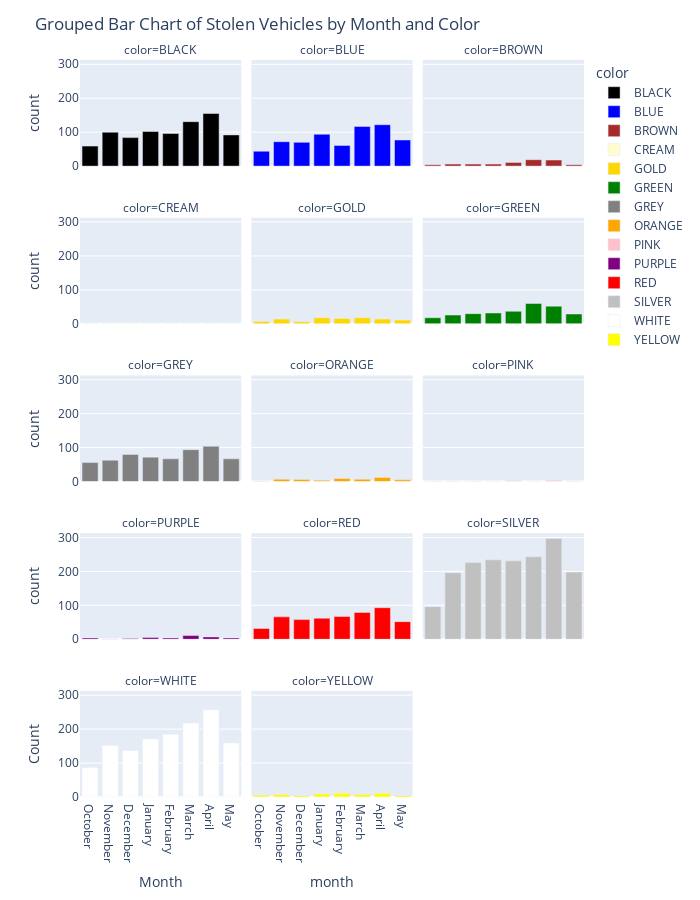

Write notebook code for a chart like this one.
### Code cell
# Group by month and color, and unstack the result
monthly_vehicle_color_counts = df5.groupby(['month', 'color']).size().unstack().reindex(month_order)

# Reset index to make 'month' and 'color' columns
monthly_vehicle_color_counts = monthly_vehicle_color_counts.reset_index()

# Melt the DataFrame to have 'month' as x-axis and 'color' as facet
monthly_vehicle_color_counts_melted = pd.melt(monthly_vehicle_color_counts, id_vars=['month'], var_name='color', value_name='count')

# Plot the grouped bar chart with color as facets
fig = px.bar(monthly_vehicle_color_counts_melted, x='month', y='count', color='color', facet_col='color',
             category_orders={'month': month_order}, facet_col_wrap=3,
             color_discrete_map=color_mapping)  # Map color names to colors

# Update layout
fig.update_layout(title='Grouped Bar Chart of Stolen Vehicles by Month and Color',
                  xaxis_title='Month',
                  yaxis_title='Count',
                  height=900,  # Adjust the height as needed
                  width=700)  # Adjust the width as needed

# Show the plot
fig.show()

### Figure 1 — Plotly figure (JSON) as saved in the notebook; plotly's stock layout.template omitted (floating-point values rounded to 4 significant figures)
{"data": [{"alignmentgroup": "True", "hovertemplate": "color=BLACK<br>month=%{x}<br>count=%{y}<extra></extra>", "legendgroup": "BLACK", "marker": {"color": "black", "pattern": {"shape": ""}}, "name": "BLACK", "offsetgroup": "BLACK", "orientation": "v", "showlegend": true, "textposition": "auto", "type": "bar", "x": ["October", "November", "December", "January", "February", "March", "April", "May"], "xaxis": "x13", "y": [59, 100, 84, 102, 96, 131, 155, 92], "yaxis": "y13"}, {"alignmentgroup": "True", "hovertemplate": "color=BLUE<br>month=%{x}<br>count=%{y}<extra></extra>", "legendgroup": "BLUE", "marker": {"color": "blue", "pattern": {"shape": ""}}, "name": "BLUE", "offsetgroup": "BLUE", "orientation": "v", "showlegend": true, "textposition": "auto", "type": "bar", "x": ["October", "November", "December", "January", "February", "March", "April", "May"], "xaxis": "x14", "y": [44, 72, 70, 94, 61, 117, 122, 77], "yaxis": "y14"}, {"alignmentgroup": "True", "hovertemplate": "color=BROWN<br>month=%{x}<br>count=%{y}<extra></extra>", "legendgroup": "BROWN", "marker": {"color": "brown", "pattern": {"shape": ""}}, "name": "BROWN", "offsetgroup": "BROWN", "orientation": "v", "showlegend": true, "textposition": "auto", "type": "bar", "x": ["October", "November", "December", "January", "February", "March", "April", "May"], "xaxis": "x15", "y": [4, 6, 6, 6, 11, 19, 18, 4], "yaxis": "y15"}, {"alignmentgroup": "True", "hovertemplate": "color=CREAM<br>month=%{x}<br>count=%{y}<extra></extra>", "legendgroup": "CREAM", "marker": {"color": "#FFFDD0", "pattern": {"shape": ""}}, "name": "CREAM", "offsetgroup": "CREAM", "orientation": "v", "showlegend": true, "textposition": "auto", "type": "bar", "x": ["October", "November", "December", "January", "February", "March", "April", "May"], "xaxis": "x10", "y": [1, 3, 4, 2, 0, 2, 2, 1], "yaxis": "y10"}, {"alignmentgroup": "True", "hovertemplate": "color=GOLD<br>month=%{x}<br>count=%{y}<extra></extra>", "legendgroup": "GOLD", "marker": {"color": "gold", "pattern": {"shape": ""}}, "name": "GOLD", "offsetgroup": "GOLD", "orientation": "v", "showlegend": true, "textposition": "auto", "type": "bar", "x": ["October", "November", "December", "January", "February", "March", "April", "May"], "xaxis": "x11", "y": [7, 14, 6, 18, 16, 18, 14, 11], "yaxis": "y11"}, {"alignmentgroup": "True", "hovertemplate": "color=GREEN<br>month=%{x}<br>count=%{y}<extra></extra>", "legendgroup": "GREEN", "marker": {"color": "green", "pattern": {"shape": ""}}, "name": "GREEN", "offsetgroup": "GREEN", "orientation": "v", "showlegend": true, "textposition": "auto", "type": "bar", "x": ["October", "November", "December", "January", "February", "March", "April", "May"], "xaxis": "x12", "y": [18, 26, 30, 32, 37, 60, 52, 29], "yaxis": "y12"}, {"alignmentgroup": "True", "hovertemplate": "color=GREY<br>month=%{x}<br>count=%{y}<extra></extra>", "legendgroup": "GREY", "marker": {"color": "grey", "pattern": {"shape": ""}}, "name": "GREY", "offsetgroup": "GREY", "orientation": "v", "showlegend": true, "textposition": "auto", "type": "bar", "x": ["October", "November", "December", "January", "February", "March", "April", "May"], "xaxis": "x7", "y": [56, 63, 80, 72, 67, 94, 104, 67], "yaxis": "y7"}, {"alignmentgroup": "True", "hovertemplate": "color=ORANGE<br>month=%{x}<br>count=%{y}<extra></extra>", "legendgroup": "ORANGE", "marker": {"color": "orange", "pattern": {"shape": ""}}, "name": "ORANGE", "offsetgroup": "ORANGE", "orientation": "v", "showlegend": true, "textposition": "auto", "type": "bar", "x": ["October", "November", "December", "January", "February", "March", "April", "May"], "xaxis": "x8", "y": [1, 7, 6, 4, 9, 7, 12, 5], "yaxis": "y8"}, {"alignmentgroup": "True", "hovertemplate": "color=PINK<br>month=%{x}<br>count=%{y}<extra></extra>", "legendgroup": "PINK", "marker": {"color": "pink", "pattern": {"shape": ""}}, "name": "PINK", "offsetgroup": "PINK", "orientation": "v", "showlegend": true, "textposition": "auto", "type": "bar", "x": ["October", "November", "December", "January", "February", "March", "April", "May"], "xaxis": "x9", "y": [1, 1, 1, 0, 3, 0, 4, 1], "yaxis": "y9"}, {"alignmentgroup": "True", "hovertemplate": "color=PURPLE<br>month=%{x}<br>count=%{y}<extra></extra>", "legendgroup": "PURPLE", "marker": {"color": "purple", "pattern": {"shape": ""}}, "name": "PURPLE", "offsetgroup": "PURPLE", "orientation": "v", "showlegend": true, "textposition": "auto", "type": "bar", "x": ["October", "November", "December", "January", "February", "March", "April", "May"], "xaxis": "x4", "y": [4, 1, 2, 5, 4, 11, 7, 4], "yaxis": "y4"}, {"alignmentgroup": "True", "hovertemplate": "color=RED<br>month=%{x}<br>count=%{y}<extra></extra>", "legendgroup": "RED", "marker": {"color": "red", "pattern": {"shape": ""}}, "name": "RED", "offsetgroup": "RED", "orientation": "v", "showlegend": true, "textposition": "auto", "type": "bar", "x": ["October", "November", "December", "January", "February", "March", "April", "May"], "xaxis": "x5", "y": [32, 66, 58, 62, 67, 79, 93, 52], "yaxis": "y5"}, {"alignmentgroup": "True", "hovertemplate": "color=SILVER<br>month=%{x}<br>count=%{y}<extra></extra>", "legendgroup": "SILVER", "marker": {"color": "silver", "pattern": {"shape": ""}}, "name": "SILVER", "offsetgroup": "SILVER", "orientation": "v", "showlegend": true, "textposition": "auto", "type": "bar", "x": ["October", "November", "December", "January", "February", "March", "April", "May"], "xaxis": "x6", "y": [96, 196, 226, 234, 231, 243, 297, 198], "yaxis": "y6"}, {"alignmentgroup": "True", "hovertemplate": "color=WHITE<br>month=%{x}<br>count=%{y}<extra></extra>", "legendgroup": "WHITE", "marker": {"color": "white", "pattern": {"shape": ""}}, "name": "WHITE", "offsetgroup": "WHITE", "orientation": "v", "showlegend": true, "textposition": "auto", "type": "bar", "x": ["October", "November", "December", "January", "February", "March", "April", "May"], "xaxis": "x", "y": [87, 152, 137, 171, 185, 218, 257, 159], "yaxis": "y"}, {"alignmentgroup": "True", "hovertemplate": "color=YELLOW<br>month=%{x}<br>count=%{y}<extra></extra>", "legendgroup": "YELLOW", "marker": {"color": "yellow", "pattern": {"shape": ""}}, "name": "YELLOW", "offsetgroup": "YELLOW", "orientation": "v", "showlegend": true, "textposition": "auto", "type": "bar", "x": ["October", "November", "December", "January", "February", "March", "April", "May"], "xaxis": "x2", "y": [5, 7, 4, 9, 11, 7, 11, 4], "yaxis": "y2"}], "layout": {"annotations": [{"font": {}, "showarrow": false, "text": "color=WHITE", "x": 0.16, "xanchor": "center", "xref": "paper", "y": 0.144, "yanchor": "bottom", "yref": "paper"}, {"font": {}, "showarrow": false, "text": "color=YELLOW", "x": 0.5, "xanchor": "center", "xref": "paper", "y": 0.144, "yanchor": "bottom", "yref": "paper"}, {"font": {}, "showarrow": false, "text": "color=PURPLE", "x": 0.16, "xanchor": "center", "xref": "paper", "y": 0.358, "yanchor": "bottom", "yref": "paper"}, {"font": {}, "showarrow": false, "text": "color=RED", "x": 0.5, "xanchor": "center", "xref": "paper", "y": 0.358, "yanchor": "bottom", "yref": "paper"}, {"font": {}, "showarrow": false, "text": "color=SILVER", "x": 0.84, "xanchor": "center", "xref": "paper", "y": 0.358, "yanchor": "bottom", "yref": "paper"}, {"font": {}, "showarrow": false, "text": "color=GREY", "x": 0.16, "xanchor": "center", "xref": "paper", "y": 0.572, "yanchor": "bottom", "yref": "paper"}, {"font": {}, "showarrow": false, "text": "color=ORANGE", "x": 0.5, "xanchor": "center", "xref": "paper", "y": 0.572, "yanchor": "bottom", "yref": "paper"}, {"font": {}, "showarrow": false, "text": "color=PINK", "x": 0.84, "xanchor": "center", "xref": "paper", "y": 0.572, "yanchor": "bottom", "yref": "paper"}, {"font": {}, "showarrow": false, "text": "color=CREAM", "x": 0.16, "xanchor": "center", "xref": "paper", "y": 0.786, "yanchor": "bottom", "yref": "paper"}, {"font": {}, "showarrow": false, "text": "color=GOLD", "x": 0.5, "xanchor": "center", "xref": "paper", "y": 0.786, "yanchor": "bottom", "yref": "paper"}, {"font": {}, "showarrow": false, "text": "color=GREEN", "x": 0.84, "xanchor": "center", "xref": "paper", "y": 0.786, "yanchor": "bottom", "yref": "paper"}, {"font": {}, "showarrow": false, "text": "color=BLACK", "x": 0.16, "xanchor": "center", "xref": "paper", "y": 1, "yanchor": "bottom", "yref": "paper"}, {"font": {}, "showarrow": false, "text": "color=BLUE", "x": 0.5, "xanchor": "center", "xref": "paper", "y": 1, "yanchor": "bottom", "yref": "paper"}, {"font": {}, "showarrow": false, "text": "color=BROWN", "x": 0.84, "xanchor": "center", "xref": "paper", "y": 1, "yanchor": "bottom", "yref": "paper"}], "barmode": "relative", "height": 900, "legend": {"title": {"text": "color"}, "tracegroupgap": 0}, "margin": {"t": 60}, "title": {"text": "Grouped Bar Chart of Stolen Vehicles by Month and Color"}, "width": 700, "xaxis": {"anchor": "y", "categoryarray": ["October", "November", "December", "January", "February", "March", "April", "May"], "categoryorder": "array", "domain": [0, 0.32], "title": {"text": "Month"}}, "xaxis10": {"anchor": "y10", "domain": [0, 0.32], "matches": "x", "showticklabels": false}, "xaxis11": {"anchor": "y11", "domain": [0.34, 0.66], "matches": "x", "showticklabels": false}, "xaxis12": {"anchor": "y12", "domain": [0.68, 1.0], "matches": "x", "showticklabels": false}, "xaxis13": {"anchor": "y13", "domain": [0, 0.32], "matches": "x", "showticklabels": false}, "xaxis14": {"anchor": "y14", "domain": [0.34, 0.66], "matches": "x", "showticklabels": false}, "xaxis15": {"anchor": "y15", "domain": [0.68, 1.0], "matches": "x", "showticklabels": false}, "xaxis2": {"anchor": "y2", "categoryarray": ["October", "November", "December", "January", "February", "March", "April", "May"], "categoryorder": "array", "domain": [0.34, 0.66], "matches": "x", "title": {"text": "month"}}, "xaxis3": {"anchor": "y3", "categoryarray": ["October", "November", "December", "January", "February", "March", "April", "May"], "categoryorder": "array", "domain": [0.68, 1.0], "matches": "x", "title": {"text": "month"}}, "xaxis4": {"anchor": "y4", "domain": [0, 0.32], "matches": "x", "showticklabels": false}, "xaxis5": {"anchor": "y5", "domain": [0.34, 0.66], "matches": "x", "showticklabels": false}, "xaxis6": {"anchor": "y6", "domain": [0.68, 1.0], "matches": "x", "showticklabels": false}, "xaxis7": {"anchor": "y7", "domain": [0, 0.32], "matches": "x", "showticklabels": false}, "xaxis8": {"anchor": "y8", "domain": [0.34, 0.66], "matches": "x", "showticklabels": false}, "xaxis9": {"anchor": "y9", "domain": [0.68, 1.0], "matches": "x", "showticklabels": false}, "yaxis": {"anchor": "x", "domain": [0, 0.144], "title": {"text": "Count"}}, "yaxis10": {"anchor": "x10", "domain": [0.642, 0.786], "matches": "y", "title": {"text": "count"}}, "yaxis11": {"anchor": "x11", "domain": [0.642, 0.786], "matches": "y", "showticklabels": false}, "yaxis12": {"anchor": "x12", "domain": [0.642, 0.786], "matches": "y", "showticklabels": false}, "yaxis13": {"anchor": "x13", "domain": [0.856, 1], "matches": "y", "title": {"text": "count"}}, "yaxis14": {"anchor": "x14", "domain": [0.856, 1], "matches": "y", "showticklabels": false}, "yaxis15": {"anchor": "x15", "domain": [0.856, 1], "matches": "y", "showticklabels": false}, "yaxis2": {"anchor": "x2", "domain": [0, 0.144], "matches": "y", "showticklabels": false}, "yaxis3": {"anchor": "x3", "domain": [0, 0.144], "matches": "y", "showticklabels": false}, "yaxis4": {"anchor": "x4", "domain": [0.214, 0.358], "matches": "y", "title": {"text": "count"}}, "yaxis5": {"anchor": "x5", "domain": [0.214, 0.358], "matches": "y", "showticklabels": false}, "yaxis6": {"anchor": "x6", "domain": [0.214, 0.358], "matches": "y", "showticklabels": false}, "yaxis7": {"anchor": "x7", "domain": [0.428, 0.572], "matches": "y", "title": {"text": "count"}}, "yaxis8": {"anchor": "x8", "domain": [0.428, 0.572], "matches": "y", "showticklabels": false}, "yaxis9": {"anchor": "x9", "domain": [0.428, 0.572], "matches": "y", "showticklabels": false}}}
